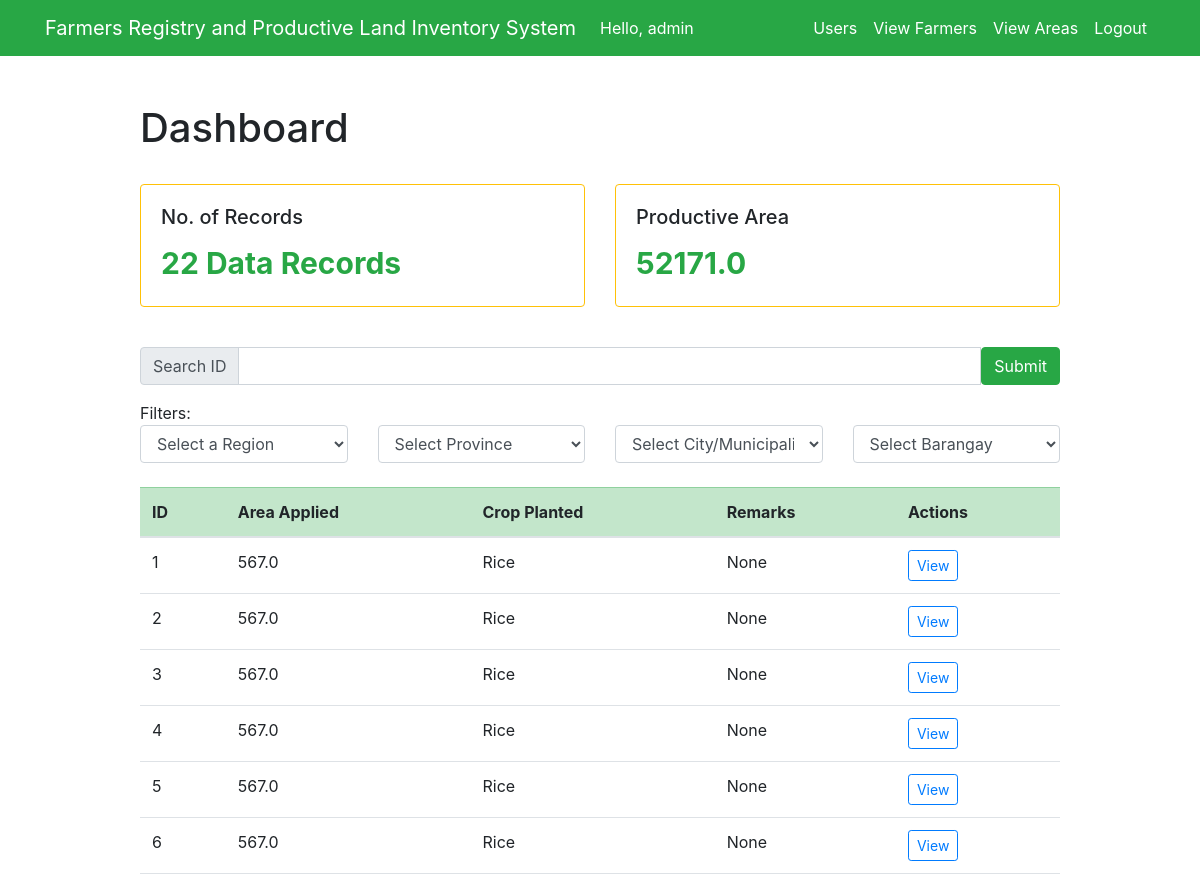
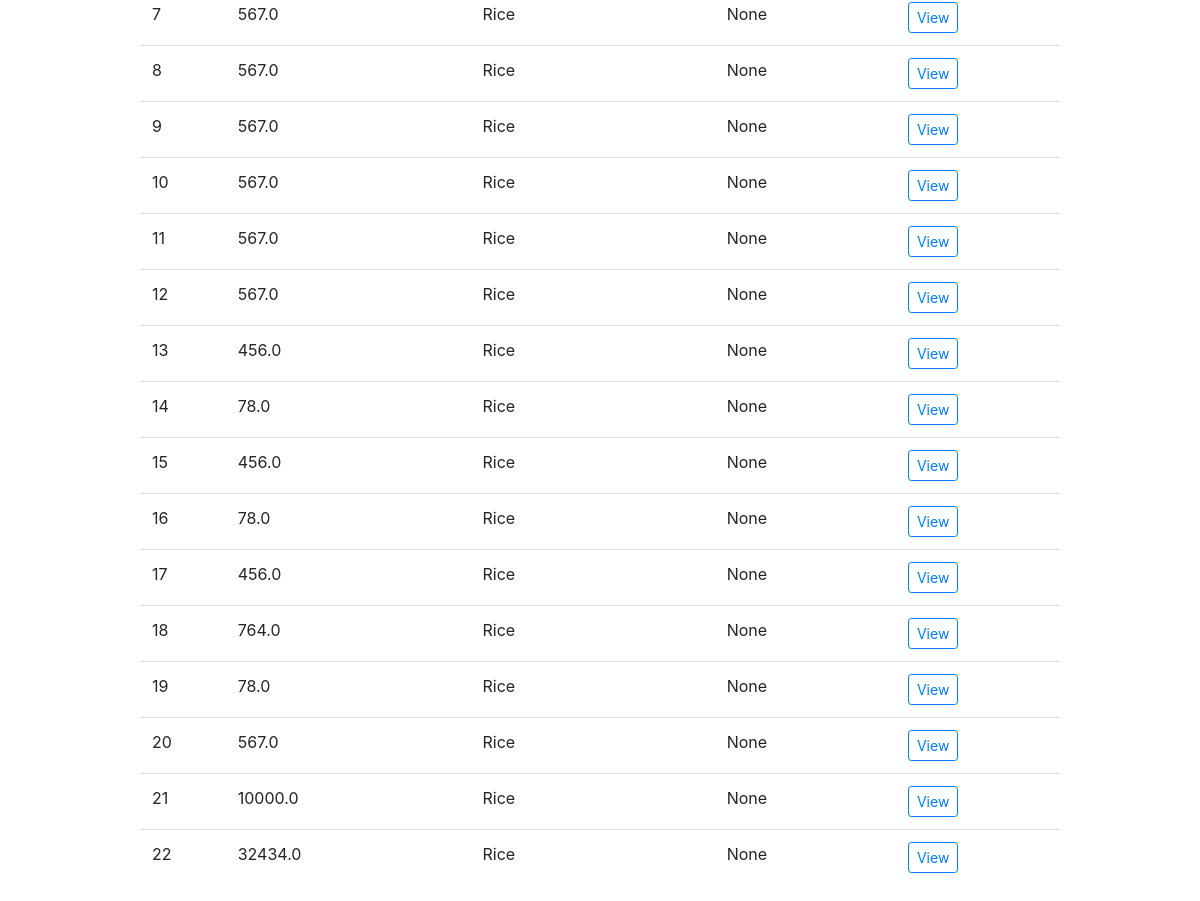
Page /dashboard/area (signed in) on the earlier database version (2 pictures, top to bottom).
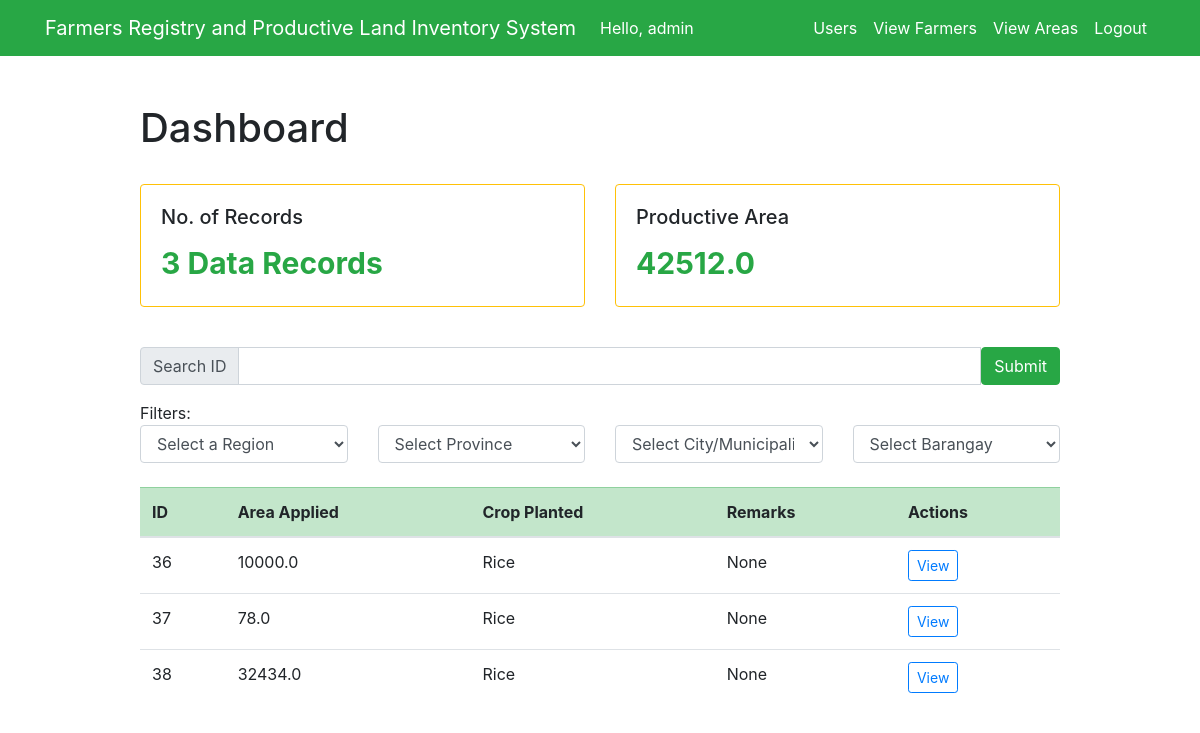
Same page on the later database version.
### test_app/models.py (models this page shows)
class UsersAreaInfo(models.Model):
    RICE = 'Rice'
    CORN = 'Corn'
    SUGARCANE = 'Sugarcane'
    PLANTED = [
        (RICE, 'Rice'),
        (CORN, 'Corn'),
        (SUGARCANE, 'Sugarcane'),
    ]
    farmer_id = models.ForeignKey(Farmer, models.CASCADE, db_column='farmer_id')
    total_area = models.FloatField()
    crop_planted = models.CharField(max_length=9, choices=PLANTED, default=RICE, blank=True, null=True)
    remarks = models.CharField(max_length=100, blank=True, null=True)
    sketch_plan = models.FileField(upload_to='documents_sp/', max_length=254, blank=True)
    map = models.FileField(upload_to='documents_map/', max_length=254, blank=True)
    google_earth = models.FileField(upload_to='documents_ge/', max_length=254, blank=True)
    area_coordinates = models.FileField(upload_to='documents_coordinates/', max_length=254, blank=True)
    profile_field = models.CharField(max_length=250)
    soil_ph = models.IntegerField()
    region = models.CharField(max_length=200)
    province = models.CharField(max_length=200)
    muncity = models.CharField(max_length=200)
    brgy = models.CharField(max_length=200)

### test_app/views.py (the view, shortened to what this page needs)
# urls.py: path('dashboard/area', views.viewarea_dashboard, name='viewarea_dashboard'),
@login_required(login_url='/')
def viewarea_dashboard(request):
    if request.method == 'GET':
        data_entries = UsersAreaInfo.objects.all()
        regions = RegionCode.objects.all()
        pa = data_entries
        list_pa = []
        if not pa:
            productive_area = 0
        else:
            list_pa.clear()
            for area in pa:
                list_pa.append(area.total_area)
            np_pa = np.array([list_pa])
            productive_area = np.sum(np_pa)
        context = {
            'data_entries': data_entries,
            'productive_area': productive_area,
            'regions': regions,
        }
        return render(request, 'test_app/viewarea_dashboard.html', context)

### test_app/templates/test_app/viewarea_dashboard.html (shortened to what the changed rows need)
{% extends "test_app/base.html" %}
{% block content %}
<div class="row justify-content-center mt-5">
    <div class="col-md-10">
        <h1>Dashboard</h1>
        <br>
        <div class="row">
            <div class="col-sm-6 col-lg-6">
                <div class="card border-warning mb-3">
                    <div class="card-body text-warning">
                        {% if data_entries %}
                            <p class="card-text text-success" style="font-size: 30px;"><strong>{{ data_entries.count }} Data Record{{ data_entries.count|pluralize }}</strong></p>
                        {% else %}
                            <p class="card-text text-danger" style="font-size: 30px;"><strong>No Data Entries</strong></p>
                        {% endif %}
                    </div>
                </div>
            </div>
            <div class="col-sm-6 col-lg-6">
                <div class="card border-warning mb-3">
                    <div class="card-body text-warning">
                        <p class="card-text text-success" style="font-size: 30px;"><strong>{{ productive_area }}</strong></p>
                    </div>
                </div>
            </div>
        </div>
        <br>
        <br>
        <table class="table table-hover table-stripped table-responsive-md" id="profile_list">
            <thead class="table-success">
                <tr>
                    <th scope="col">ID</th>
                    <th scope="col">Area Applied</th>
                    <th scope="col">Crop Planted</th>
                    <th scope="col">Remarks</th>
                    <th scope="col" align="center">Actions</th>
                </tr>
            </thead>
            <tbody>
                {% for data in data_entries %}
                    <tr>
                        <td scope="row">{{ data.id }}</td>
                        <td>{{ data.total_area }}</td>
                        <td>{{ data.crop_planted }}</td>
                        <td>{{ data.remarks }}</td>
                        <td><a type="button" class="btn btn-outline-primary btn-sm text-primary" href="{% url 'view_area_admin' data.id %}">View</a>
                    </tr>
                {% endfor %}
            </tbody>
        </table>
    </div>
</div>
{% endblock %}

Differences in the rows shown:
removed UsersAreaInfo: id "1", total_area "567.0", crop_planted "Rice", remarks "None"
removed UsersAreaInfo: id "2", total_area "567.0", crop_planted "Rice", remarks "None"
removed UsersAreaInfo: id "3", total_area "567.0", crop_planted "Rice", remarks "None"
removed UsersAreaInfo: id "4", total_area "567.0", crop_planted "Rice", remarks "None"
removed UsersAreaInfo: id "5", total_area "567.0", crop_planted "Rice", remarks "None"
removed UsersAreaInfo: id "6", total_area "567.0", crop_planted "Rice", remarks "None"
removed UsersAreaInfo: id "7", total_area "567.0", crop_planted "Rice", remarks "None"
removed UsersAreaInfo: id "8", total_area "567.0", crop_planted "Rice", remarks "None"
removed UsersAreaInfo: id "9", total_area "567.0", crop_planted "Rice", remarks "None"
removed UsersAreaInfo: id "10", total_area "567.0", crop_planted "Rice", remarks "None"
removed UsersAreaInfo: id "11", total_area "567.0", crop_planted "Rice", remarks "None"
removed UsersAreaInfo: id "12", total_area "567.0", crop_planted "Rice", remarks "None"
removed UsersAreaInfo: id "13", total_area "456.0", crop_planted "Rice", remarks "None"
removed UsersAreaInfo: id "14", total_area "78.0", crop_planted "Rice", remarks "None"
removed UsersAreaInfo: id "15", total_area "456.0", crop_planted "Rice", remarks "None"
removed UsersAreaInfo: id "16", total_area "78.0", crop_planted "Rice", remarks "None"
removed UsersAreaInfo: id "17", total_area "456.0", crop_planted "Rice", remarks "None"
removed UsersAreaInfo: id "18", total_area "764.0", crop_planted "Rice", remarks "None"
removed UsersAreaInfo: id "19", total_area "78.0", crop_planted "Rice", remarks "None"
removed UsersAreaInfo: id "20", total_area "567.0", crop_planted "Rice", remarks "None"
removed UsersAreaInfo: id "21", total_area "10000.0", crop_planted "Rice", remarks "None"
removed UsersAreaInfo: id "22", total_area "32434.0", crop_planted "Rice", remarks "None"
added UsersAreaInfo: id "36", total_area "10000.0", crop_planted "Rice", remarks "None"
added UsersAreaInfo: id "37", total_area "78.0", crop_planted "Rice", remarks "None"
added UsersAreaInfo: id "38", total_area "32434.0", crop_planted "Rice", remarks "None"
Other differences:
{{ data_entries.count }}: "22" → "3"
{{ productive_area }}: "52171.0" → "42512.0"
